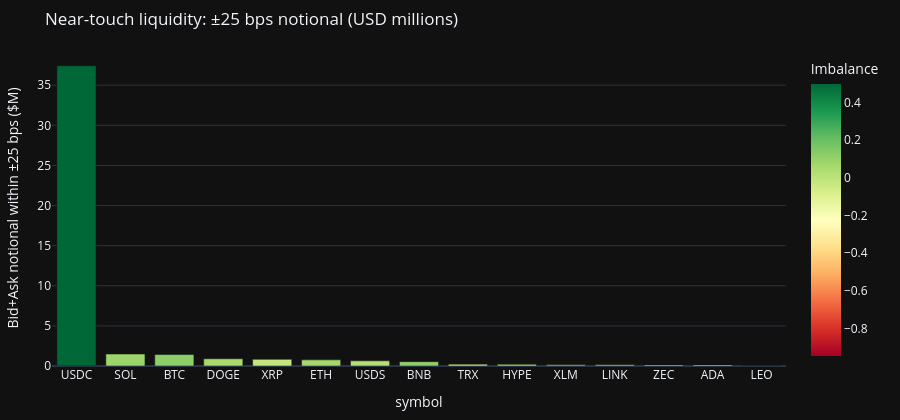

The code cell stored with this chart in its notebook:
### Code cell
pdf = show.to_pandas()
fig = px.bar(
    pdf.head(15),
    x="symbol",
    y="depth_25bps_musd",
    color="imbalance_bps_25",
    color_continuous_scale="RdYlGn",
    title="Near-touch liquidity: ±25 bps notional (USD millions)",
    labels={
        "depth_25bps_musd": "Bid+Ask notional within ±25 bps ($M)",
        "imbalance_bps_25": "Imbalance",
    },
    template="plotly_dark",
)
fig.update_layout(height=420, margin=dict(l=40, r=20, t=50, b=40))
fig.show()

top = pdf.iloc[0]
print(
    f"Deepest book in this poll: {top['symbol']} — "
    f"~${top['depth_25bps_musd']:.2f}M within ±25 bps, "
    f"spread {top['spread_bps']:.3f} bps, "
    f"imbalance {top['imbalance_bps_25']:+.3f}."
)

### Figure 1 — Plotly figure (JSON) as saved in the notebook; plotly's stock layout.template omitted (floating-point values rounded to 4 significant figures)
{"data": [{"hovertemplate": "symbol=%{x}<br>Bid+Ask notional within ±25 bps ($M)=%{y}<br>Imbalance=%{marker.color}<extra></extra>", "legendgroup": "", "marker": {"color": [0.4973, 0.08596, 0.1223, 0.05835, -0.02041, 0.06324, 0.01519, 0.1169, -0.04022, 0.0498, 0.04875, 0.01619, -0.01347, -0.06118, -0.9458], "coloraxis": "coloraxis", "pattern": {"shape": ""}}, "name": "", "orientation": "v", "showlegend": false, "textposition": "auto", "type": "bar", "x": ["USDC", "SOL", "BTC", "DOGE", "XRP", "ETH", "USDS", "BNB", "TRX", "HYPE", "XLM", "LINK", "ZEC", "ADA", "LEO"], "xaxis": "x", "y": [37.42, 1.491, 1.426, 0.8984, 0.8275, 0.7642, 0.6399, 0.544, 0.2333, 0.2075, 0.1429, 0.1428, 0.1365, 0.136, 0.0001811], "yaxis": "y"}], "layout": {"barmode": "relative", "coloraxis": {"autocolorscale": false, "colorbar": {"title": {"text": "Imbalance"}}, "colorscale": [[0, "rgb(165,0,38)"], [0.1, "rgb(215,48,39)"], [0.2, "rgb(244,109,67)"], [0.3, "rgb(253,174,97)"], [0.4, "rgb(254,224,139)"], [0.5, "rgb(255,255,191)"], [0.6, "rgb(217,239,139)"], [0.7, "rgb(166,217,106)"], [0.8, "rgb(102,189,99)"], [0.9, "rgb(26,152,80)"], [1, "rgb(0,104,55)"]]}, "height": 420, "legend": {"tracegroupgap": 0}, "margin": {"b": 40, "l": 40, "r": 20, "t": 50}, "title": {"text": "Near-touch liquidity: ±25 bps notional (USD millions)"}, "xaxis": {"anchor": "y", "domain": [0, 1], "title": {"text": "symbol"}}, "yaxis": {"anchor": "x", "domain": [0, 1], "title": {"text": "Bid+Ask notional within ±25 bps ($M)"}}}}
